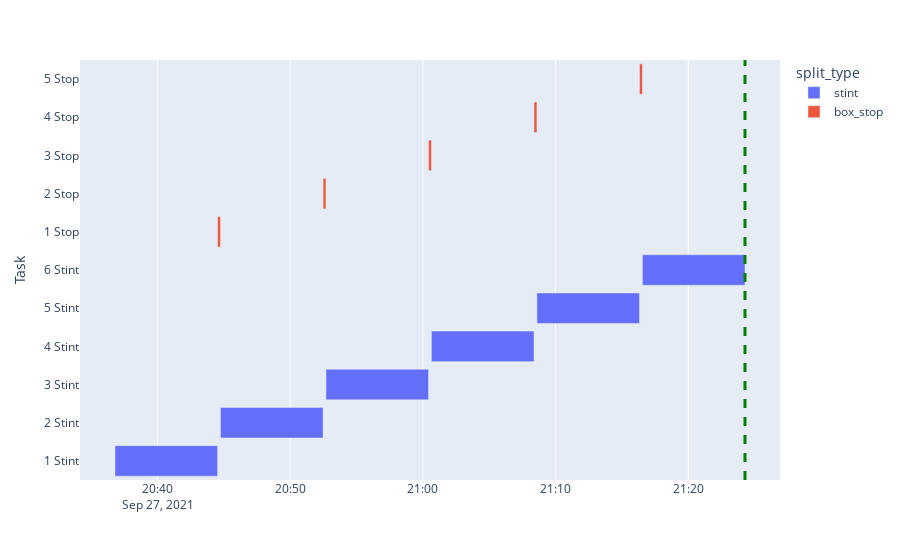

Notebook code cell kept with this figure:
### Code cell
df = pd.DataFrame(splits)

fig = px.timeline(df, x_start="Start", x_end="Finish", y="Task", color="split_type", hover_data={'rounds_driven':True})
#fig.update_yaxes(autorange="reversed")


fig.add_vline(x=end, line_width=3, line_dash="dash", line_color="green")




fig.show()

### Figure 1 — Plotly figure (JSON) as saved in the notebook; plotly's stock layout.template omitted (floating-point values rounded to 4 significant figures)
{"data": [{"alignmentgroup": "True", "base": ["2021-09-27T20:36:47.429Z", "2021-09-27T20:44:44.529Z", "2021-09-27T20:52:41.629Z", "2021-09-27T21:00:38.729Z", "2021-09-27T21:08:35.829Z", "2021-09-27T21:16:32.929Z"], "customdata": [[9.1], [18.2], [27.3], [36.4], [45.5], [54.6]], "hovertemplate": "split_type=stint<br>Start=%{base}<br>Finish=%{x}<br>Task=%{y}<br>rounds_driven=%{customdata[0]}<extra></extra>", "legendgroup": "stint", "marker": {"color": "#636efa"}, "name": "stint", "offsetgroup": "stint", "orientation": "h", "showlegend": true, "textposition": "auto", "type": "bar", "x": [464100, 464100, 464100, 464100, 464100, 464100], "xaxis": "x", "y": ["1 Stint", "2 Stint", "3 Stint", "4 Stint", "5 Stint", "6 Stint"], "yaxis": "y"}, {"alignmentgroup": "True", "base": ["2021-09-27T20:44:31.529Z", "2021-09-27T20:52:28.629Z", "2021-09-27T21:00:25.729Z", "2021-09-27T21:08:22.829Z", "2021-09-27T21:16:19.929Z"], "customdata": [[null], [null], [null], [null], [null]], "hovertemplate": "split_type=box_stop<br>Start=%{base}<br>Finish=%{x}<br>Task=%{y}<br>rounds_driven=%{customdata[0]}<extra></extra>", "legendgroup": "box_stop", "marker": {"color": "#EF553B"}, "name": "box_stop", "offsetgroup": "box_stop", "orientation": "h", "showlegend": true, "textposition": "auto", "type": "bar", "x": [13000, 13000, 13000, 13000, 13000], "xaxis": "x", "y": ["1 Stop", "2 Stop", "3 Stop", "4 Stop", "5 Stop"], "yaxis": "y"}], "layout": {"barmode": "overlay", "legend": {"title": {"text": "split_type"}, "tracegroupgap": 0}, "margin": {"t": 60}, "shapes": [{"line": {"color": "green", "dash": "dash", "width": 3}, "type": "line", "x0": "2021-09-27T21:24:17.029Z", "x1": "2021-09-27T21:24:17.029Z", "xref": "x", "y0": 0, "y1": 1, "yref": "y domain"}], "xaxis": {"anchor": "y", "domain": [0, 1], "type": "date"}, "yaxis": {"anchor": "x", "domain": [0, 1], "title": {"text": "Task"}}}}
